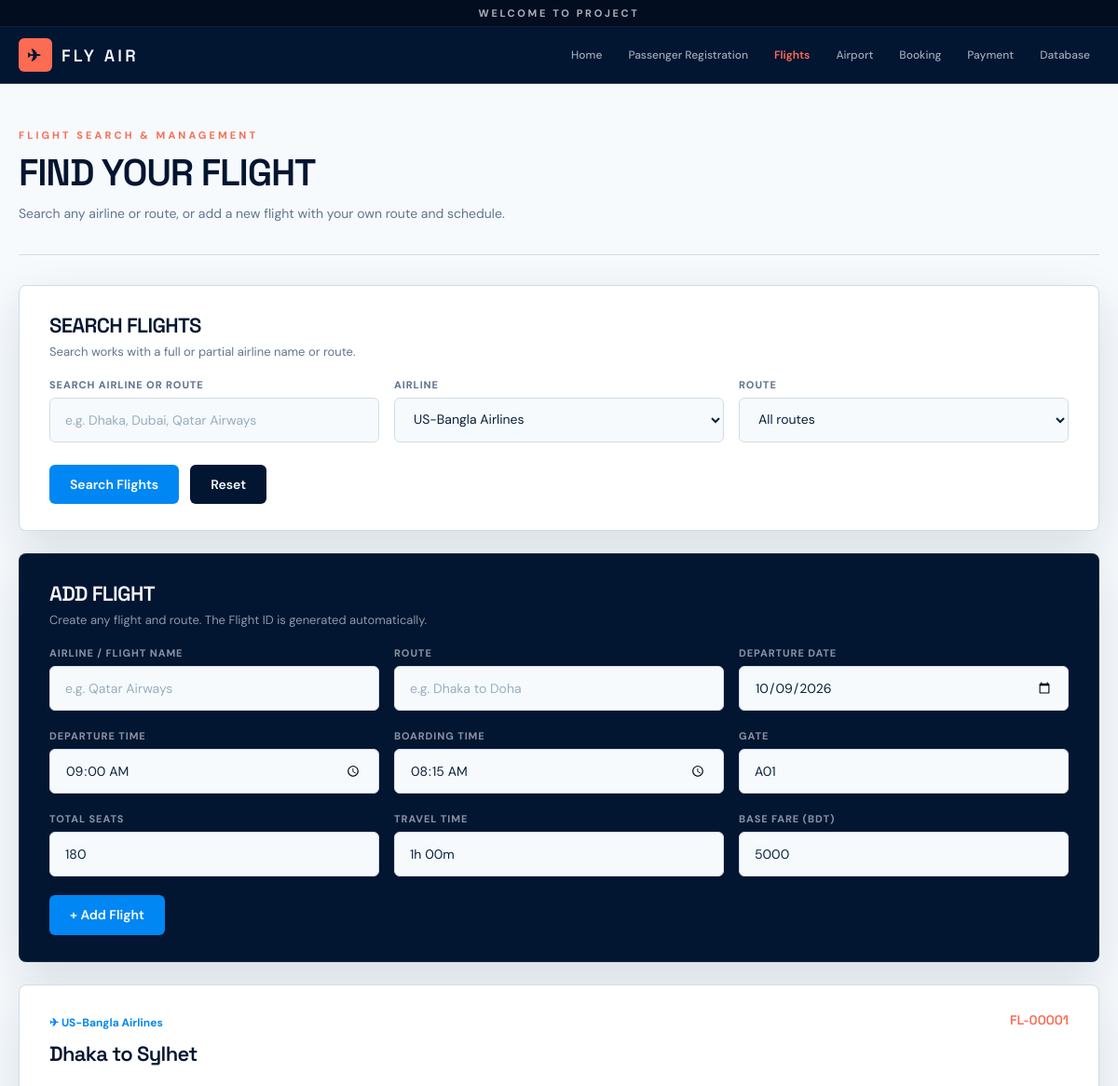
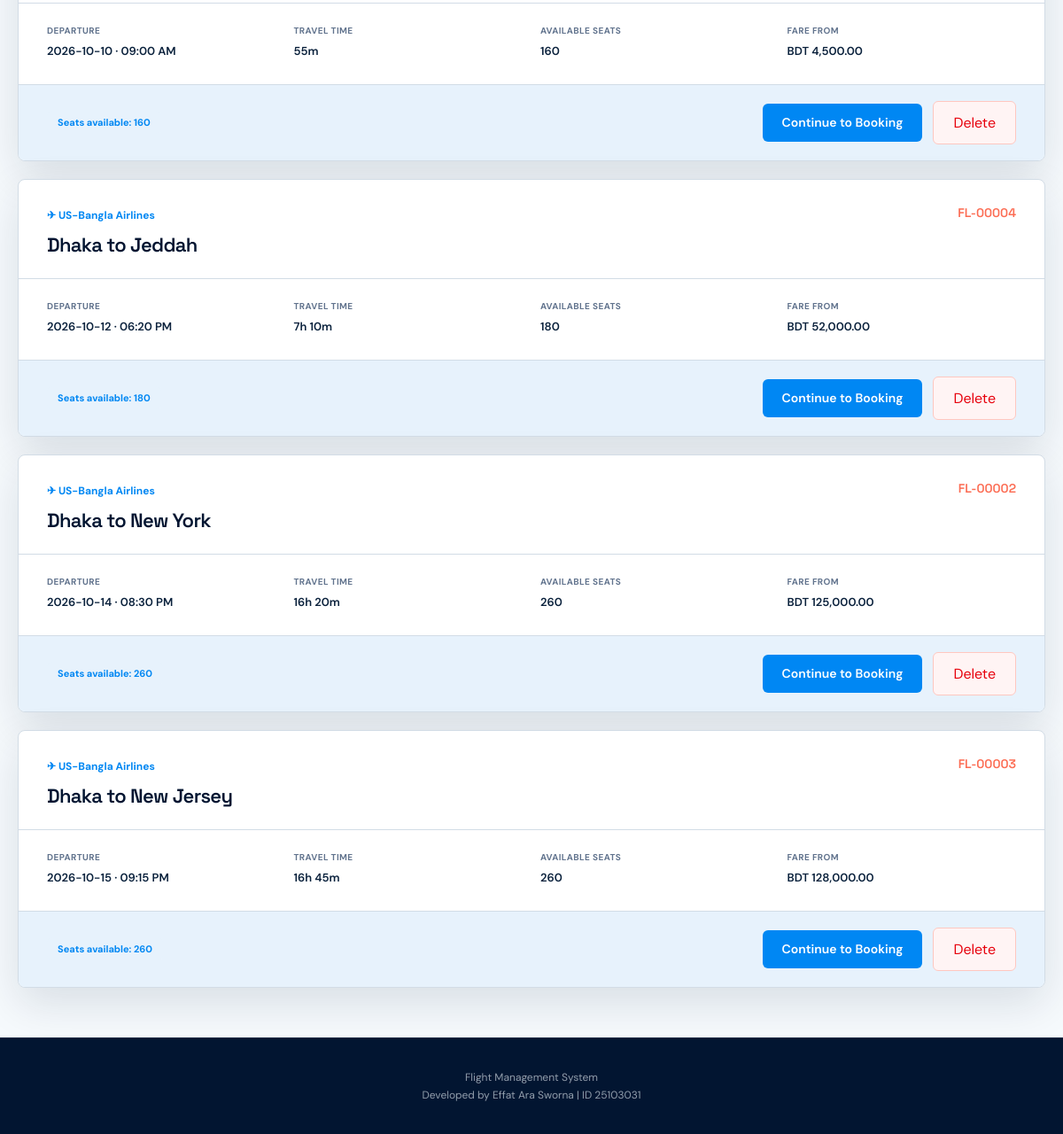
The page /flights.php?airline=US-Bangla Airlines on the database its author committed (2 pictures, top to bottom).
### tables this page shows
CREATE TABLE IF NOT EXISTS flights (
  flight_id INT AUTO_INCREMENT PRIMARY KEY,
  flight_name VARCHAR(120) NOT NULL,
  route VARCHAR(160) NOT NULL,
  departure_date DATE NOT NULL,
  departure_time TIME NOT NULL DEFAULT '09:00:00',
  boarding_time TIME NOT NULL DEFAULT '08:15:00',
  gate_no VARCHAR(20) NOT NULL DEFAULT 'A01',
  total_seats INT NOT NULL DEFAULT 180,
  seats_available INT NOT NULL DEFAULT 180,
  travel_time VARCHAR(40) NOT NULL DEFAULT '1h 00m',
  base_fare DECIMAL(10,2) NOT NULL DEFAULT 5000,
  created_at TIMESTAMP DEFAULT CURRENT_TIMESTAMP
);

### db.php (called while the page is built, shortened)
<?php
function e($value) {
    return htmlspecialchars((string)$value, ENT_QUOTES, 'UTF-8');
}
?>

### flights.php (the view, shortened to what this page needs)
<?php
require "db.php";
$search = trim($_GET['search'] ?? '');
$airline = trim($_GET['airline'] ?? '');
$airlines = $conn->query("SELECT DISTINCT flight_name FROM flights ORDER BY flight_name");
$sql = "SELECT * FROM flights WHERE seats_available > 0";
$params = [];
$types = '';
if ($airline !== '') {
    $sql .= " AND flight_name = ?";
    $params[] = $airline;
    $types .= 's';
}
$sql .= " ORDER BY departure_date, departure_time, flight_id";
$stmt = $conn->prepare($sql);
if ($types) $stmt->bind_param($types, ...$params);
$stmt->execute();
$flights = $stmt->get_result();
function flight_id_code($id) {
    return 'FL-' . str_pad((string)$id, 5, '0', STR_PAD_LEFT);
}
?>
<!doctype html><html><head><meta charset="utf-8"><meta name="viewport" content="width=device-width,initial-scale=1"><title>Flights</title><link rel="stylesheet" href="style.css"></head><body>
<?php require "header.php"; ?>
<main class="container">
<div class="page-head"><div class="eyebrow">Flight Search & Management</div><h1>Find Your Flight</h1><p>Search any airline or route, or add a new flight with your own route and schedule.</p></div>
<div class="panel">
  <div class="section-head">
    <div><h2>Search Flights</h2><p class="muted">Search works with a full or partial airline name or route.</p></div>
  </div>
  <form method="get" class="grid grid-3">
    <div class="field"><label>Search Airline or Route</label><input type="text" name="search" value="<?=e($search)?>" placeholder="e.g. Dhaka, Dubai, Qatar Airways"></div>
    <div class="field"><label>Airline</label><select name="airline"><option value="">All airlines</option><?php while($r=$airlines->fetch_assoc()): ?><option value="<?=e($r['flight_name'])?>" <?=$airline===$r['flight_name']?'selected':''?>><?=e($r['flight_name'])?></option><?php endwhile;?></select></div>
    <div class="field"><label>Route</label><select name="route"><option value="">All routes</option></select></div>
    <div class="filter-actions"><button class="btn btn-primary" type="submit">Search Flights</button><a class="btn btn-dark" href="flights.php">Reset</a></div>
  </form>
</div>
<div class="panel add-panel">
  <div class="section-head">
    <div><h2>Add Flight</h2><p class="muted">Create any flight and route. The Flight ID is generated automatically.</p></div>
  </div>
  <form method="post">
    <div class="grid grid-3">
      <div class="field"><label>Airline / Flight Name</label><input name="flight_name" required placeholder="e.g. Qatar Airways"></div>
      <div class="field"><label>Route</label><input name="route" required placeholder="e.g. Dhaka to Doha"></div>
      <div class="field"><label>Departure Date</label><input type="date" name="departure_date" value="<?=date('Y-m-d')?>" required></div>
      <div class="field"><label>Departure Time</label><input type="time" name="departure_time" value="09:00" required></div>
      <div class="field"><label>Boarding Time</label><input type="time" name="boarding_time" value="08:15" required></div>
      <div class="field"><label>Gate</label><input name="gate_no" value="A01" required></div>
      <div class="field"><label>Total Seats</label><input type="number" name="total_seats" min="1" value="180" required></div>
      <div class="field"><label>Travel Time</label><input name="travel_time" value="1h 00m" required></div>
      <div class="field"><label>Base Fare (BDT)</label><input type="number" name="base_fare" min="0" step="0.01" value="5000" required></div>
    </div>
    <button class="btn btn-primary" type="submit">+ Add Flight</button>
  </form>
</div>
<div class="flight-cards">
<?php while($r=$flights->fetch_assoc()): ?>
<article class="flight-card">
  <div class="flight-top"><div><span class="airline-chip">✈ <?=e($r['flight_name'])?></span><h2><?=e($r['route'])?></h2></div><div class="flight-id"><?=e(flight_id_code($r['flight_id']))?></div></div>
  <div class="flight-meta">
    <div><small>Departure</small><b><?=e($r['departure_date'])?> · <?=e(date('h:i A', strtotime($r['departure_time'])))?></b></div>
    <div><small>Travel time</small><b><?=e($r['travel_time'] ?: '—')?></b></div>
    <div><small>Available seats</small><b class="seat-count"><?=e($r['seats_available'])?></b></div>
    <div><small>Fare from</small><b>BDT <?=number_format((float)$r['base_fare'],2)?></b></div>
  </div>
  <div class="flight-bottom">
  <span class="badge">Seats available: <?=e($r['seats_available'])?></span>
  <div>
    <a class="btn btn-primary" href="booking.php?flight_id=<?=$r['flight_id']?>">Continue to Booking</a>
    <form method="post" class="inline-form" onsubmit="return confirm('Are you sure you want to delete this flight?');">
      <button class="btn btn-danger" type="submit">Delete</button>
    </form>
  </div>
</div>
</article>
<?php endwhile; ?>
</div>
</main><?php require "footer.php"; ?></body></html>

### rows shown on the page
flights: flight_name "US-Bangla Airlines", route "Dhaka to Sylhet", flight_id "FL-00001", departure_date "2026-10-10", departure_time "09:00 AM", travel_time "55m", seats_available "160", base_fare "4,500.00"
flights: flight_name "US-Bangla Airlines", route "Dhaka to Jeddah", flight_id "FL-00004", departure_date "2026-10-12", departure_time "06:20 PM", travel_time "7h 10m", seats_available "180", base_fare "52,000.00"
flights: flight_name "US-Bangla Airlines", route "Dhaka to New York", flight_id "FL-00002", departure_date "2026-10-14", departure_time "08:30 PM", travel_time "16h 20m", seats_available "260", base_fare "125,000.00"
flights: flight_name "US-Bangla Airlines", route "Dhaka to New Jersey", flight_id "FL-00003", departure_date "2026-10-15", departure_time "09:15 PM", travel_time "16h 45m", seats_available "260", base_fare "128,000.00"

### other values the page prints
form field airline "US-Bangla Airlines"
